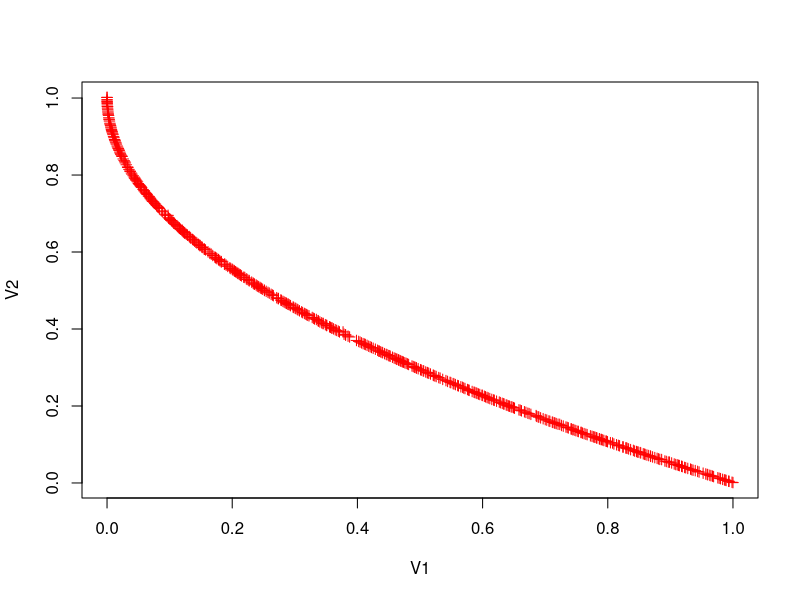

The R script that drew this image:
x<-read.table('x.txt')
#y<-read.table('y.txt')

#plot(x, pch=20, col='red')
plot(x, pch=3, col='red')
#points(y, pch=20, col='green')
